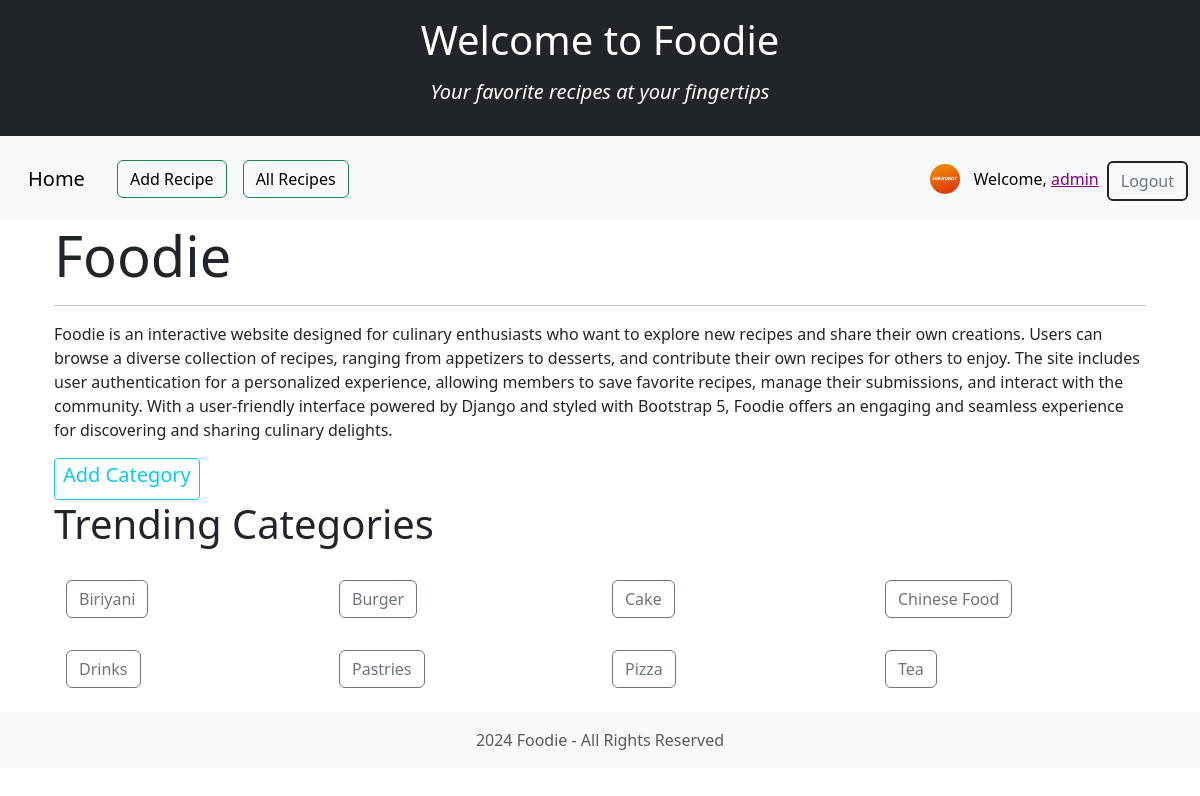
The app's page / (signed in) with its own data.
### accounts/models.py (models this page shows, shortened)
class UserProfile(models.Model):
    user = models.OneToOneField(User, on_delete=models.CASCADE, related_name="profile")
    bio = models.TextField(blank=True, null=True)
    date_created = models.DateTimeField(auto_now_add=True)
    profile_photo = models.ImageField(upload_to="profile_photos/", null=True, blank=True)

### foodie_app/models.py (models this page shows)
class Category(models.Model):
    name = models.CharField(max_length=100)
    date_added = models.DateField(auto_now_add=True)
    class Meta:
        ordering = ["name", "date_added"]
        verbose_name = "Category"
        verbose_name_plural = "Categories"
    def __str__(self):
        return self.name

### foodie_app/views.py (the view)
# urls.py: path("", views.index, name="index"),
def index(request):
    categories = Category.objects.all()
    context = {"categories": categories}
    return render(request, "foodie_app/index.html", context)

### foodie_app/templates/foodie_app/index.html
{% extends "base.html" %}
{% load django_bootstrap5 %}
{% block content %}
<div class="container">
   <div>
      <h2 class="display-4"><b>Foodie</b></h2>
      <hr>
      <p class="text-break">
         Foodie is an interactive website designed for culinary enthusiasts who want to explore new recipes and share their own creations. Users can browse a diverse collection of recipes, ranging from appetizers to desserts, and contribute their own recipes for others to enjoy. The site includes user authentication for a personalized experience, allowing members to save favorite recipes, manage their submissions, and interact with the community. With a user-friendly interface powered by Django and styled with Bootstrap 5, Foodie offers an engaging and seamless experience for discovering and sharing culinary delights.
      </p>
   </div>
   <div>
      <a href="{% url "foodie_app:add_category" %}" class="btn btn-outline-info btn-sm"><h5>Add Category</h5></a>
   </div>
   <h6 class="display-6">Trending Categories</h6>
   <div class="container mt-4">
      <div class="row">
         {% for category in categories %}
            <div class="col-sm-6 col-md-4 col-lg-3 mt-2 mb-4">
               <a href="{% url "foodie_app:recipes" category.id %}" class="btn btn-outline-secondary">{{ category }}</a>
            </div>
         {% endfor %}
      </div>
   </div>
</div>
{% endblock content %}

### templates/base.html (shortened to what this page needs)
<!DOCTYPE html>
<html lang="en">
<head>
    {% load django_bootstrap5 %}
    {% bootstrap_css %}
</head>
<body>
    <header>
        <div class="container-fluid bg-dark text-white py-3">
            <div class="row">
                <div class="col">
                    <h1 class="text-center">Welcome to Foodie</h1>
                   <p> <h4 class="lead text-center"> <b> <i>Your favorite recipes at your fingertips </i> </b> </h4> </p>
                </div>
            </div>
        </div>
    </header>
    <nav class="navbar navbar-expand-lg navbar-light bg-light sticky-top">
        <div class="container-fluid">
            <a class="navbar-brand ms-3" href="{% url 'foodie_app:index' %}">Home</a>
            <div class="collapse navbar-collapse justify-content-between" id="navbarNav">
                <ul class="navbar-nav mt-3">
                    <li class="nav-item ms-3">
                        <a class="btn btn-outline-success mb-3" href="{% url 'foodie_app:add_recipe_no_genre' %}" style="color: black;">Add Recipe</a>
                    </li>
                    <li class="nav-item ms-3">
                        <a class="btn btn-outline-success" href="{% url 'recipes:index' %}" style="color: black;">All Recipes</a>
                    </li>
                </ul>
                <ul class="navbar-nav ms-3">
                    {% if user.is_authenticated %}
                    <li class="nav-item d-flex align-items-center">
                        {% if user.profile.profile_photo %}
                            <img src="{{user.profile.profile_photo.url}}"
                              alt="Profile"
                              style="width:30px;
                                     height:30px;
                                     border-radius:50%;
                                     margin-right:5px;">
                        {% endif %}
                        <span class="nav-link" style="color: black;">Welcome,
                            <a href="{% url 'accounts:edit_user_profile' %}" style="color: purple;" >{{ user.username }}</a>
                        </span>
                    </li>
                        <li class="nav-item">
                            <form class="d-inline" action="{% url 'accounts:logout' %}" method="post">
                                <button class="btn btn-outline-secondary btn-block border-2 border-dark mt-1" type="submit" >Logout</button>
                            </form>
                        </li>
                    {% endif %}
                </ul>
            </div>
        </div>
    </nav>
    <div id="content" class="container">
        <div class="row">
            <div class="col">
                {% block content %}
                {% endblock content %}
            </div>
        </div>
    </div>
    <footer class="footer mt-auto py-3 bg-light">
        <div class="container text-center">
            <span class="text-muted"> 2024 Foodie - All Rights Reserved </span>
        </div>
    </footer>
</body>
</html>

### templates/base.html (style rules this page uses)
body { padding-top:0 rem; }

### records on screen
Category: name "Biriyani"
Category: name "Burger"
Category: name "Cake"
Category: name "Chinese Food"
Category: name "Drinks"
Category: name "Pastries"
Category: name "Pizza"
Category: name "Tea"

### other values on screen
{{ user.username }} "admin"
